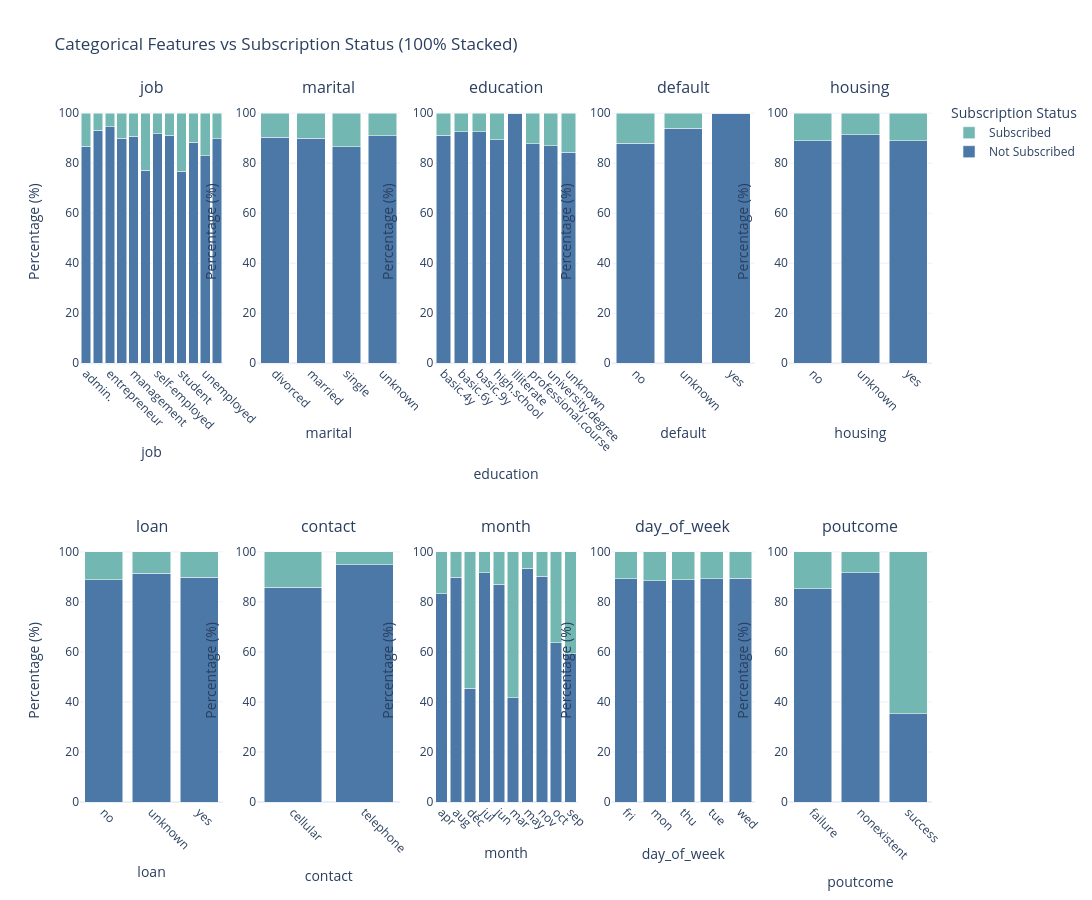

Notebook source saved alongside this figure:
### Markdown cell above
### 100% Stacked Bar Plots

### Code cell
df_plot = df.copy()

df_plot['target'] = df_plot['y'].apply(
    lambda x: 'Subscribed' if x == 'yes' else 'Not Subscribed'
)

categorical_features = [
    'job',
    'marital',
    'education',
    'default',
    'housing',
    'loan',
    'contact',
    'month',
    'day_of_week',
    'poutcome'
]

fig = make_subplots(
    rows=2,
    cols=5,
    subplot_titles=categorical_features
)

colors = {
    'Not Subscribed': '#4C78A8',
    'Subscribed': '#72B7B2'
}

positions = [
    (1,1), (1,2), (1,3), (1,4), (1,5),
    (2,1), (2,2), (2,3), (2,4), (2,5)
]

for feature, (r, c) in zip(categorical_features, positions):

    tmp = pd.crosstab(
        df_plot[feature],
        df_plot['target'],
        normalize='index'
    ) * 100

    for target in ['Not Subscribed', 'Subscribed']:

        if target in tmp.columns:
            fig.add_trace(
                go.Bar(
                    x=tmp.index.astype(str),
                    y=tmp[target],
                    name=target,
                    marker_color=colors[target],
                    showlegend=(feature == categorical_features[0])
                ),
                row=r,
                col=c
            )

    fig.update_xaxes(title_text=feature, row=r, col=c, tickangle=45)
    fig.update_yaxes(title_text="Percentage (%)", row=r, col=c)

fig.update_layout(
    title='Categorical Features vs Subscription Status (100% Stacked)',
    barmode='stack',
    template='plotly_white',
    height=900,
    width=1800,
    legend_title='Subscription Status'
)

fig.show()

### Figure 1 — Plotly figure (JSON) as saved in the notebook; plotly's stock layout.template omitted (floating-point values rounded to 4 significant figures)
{"data": [{"marker": {"color": "#4C78A8"}, "name": "Not Subscribed", "showlegend": true, "type": "bar", "x": ["admin.", "blue-collar", "entrepreneur", "housemaid", "management", "retired", "self-employed", "services", "student", "technician", "unemployed", "unknown"], "xaxis": "x", "y": [86.86, 93.1, 94.59, 90.0, 90.74, 77.11, 91.82, 91.09, 76.83, 88.42, 82.88, 89.74], "yaxis": "y"}, {"marker": {"color": "#72B7B2"}, "name": "Subscribed", "showlegend": true, "type": "bar", "x": ["admin.", "blue-collar", "entrepreneur", "housemaid", "management", "retired", "self-employed", "services", "student", "technician", "unemployed", "unknown"], "xaxis": "x", "y": [13.14, 6.9, 5.405, 10.0, 9.259, 22.89, 8.176, 8.906, 23.17, 11.58, 17.12, 10.26], "yaxis": "y"}, {"marker": {"color": "#4C78A8"}, "name": "Not Subscribed", "showlegend": false, "type": "bar", "x": ["divorced", "married", "single", "unknown"], "xaxis": "x2", "y": [90.36, 89.96, 86.56, 90.91], "yaxis": "y2"}, {"marker": {"color": "#72B7B2"}, "name": "Subscribed", "showlegend": false, "type": "bar", "x": ["divorced", "married", "single", "unknown"], "xaxis": "x2", "y": [9.641, 10.04, 13.44, 9.091], "yaxis": "y2"}, {"marker": {"color": "#4C78A8"}, "name": "Not Subscribed", "showlegend": false, "type": "bar", "x": ["basic.4y", "basic.6y", "basic.9y", "high.school", "illiterate", "professional.course", "university.degree", "unknown"], "xaxis": "x3", "y": [91.14, 92.54, 92.51, 89.47, 100.0, 87.85, 86.95, 84.43], "yaxis": "y3"}, {"marker": {"color": "#72B7B2"}, "name": "Subscribed", "showlegend": false, "type": "bar", "x": ["basic.4y", "basic.6y", "basic.9y", "high.school", "illiterate", "professional.course", "university.degree", "unknown"], "xaxis": "x3", "y": [8.858, 7.456, 7.491, 10.53, 0.0, 12.15, 13.05, 15.57], "yaxis": "y3"}, {"marker": {"color": "#4C78A8"}, "name": "Not Subscribed", "showlegend": false, "type": "bar", "x": ["no", "unknown", "yes"], "xaxis": "x4", "y": [87.87, 93.9, 100.0], "yaxis": "y4"}, {"marker": {"color": "#72B7B2"}, "name": "Subscribed", "showlegend": false, "type": "bar", "x": ["no", "unknown", "yes"], "xaxis": "x4", "y": [12.13, 6.102, 0.0], "yaxis": "y4"}, {"marker": {"color": "#4C78A8"}, "name": "Not Subscribed", "showlegend": false, "type": "bar", "x": ["no", "unknown", "yes"], "xaxis": "x5", "y": [89.02, 91.43, 88.97], "yaxis": "y5"}, {"marker": {"color": "#72B7B2"}, "name": "Subscribed", "showlegend": false, "type": "bar", "x": ["no", "unknown", "yes"], "xaxis": "x5", "y": [10.98, 8.571, 11.03], "yaxis": "y5"}, {"marker": {"color": "#4C78A8"}, "name": "Not Subscribed", "showlegend": false, "type": "bar", "x": ["no", "unknown", "yes"], "xaxis": "x6", "y": [88.83, 91.43, 89.77], "yaxis": "y6"}, {"marker": {"color": "#72B7B2"}, "name": "Subscribed", "showlegend": false, "type": "bar", "x": ["no", "unknown", "yes"], "xaxis": "x6", "y": [11.17, 8.571, 10.23], "yaxis": "y6"}, {"marker": {"color": "#4C78A8"}, "name": "Not Subscribed", "showlegend": false, "type": "bar", "x": ["cellular", "telephone"], "xaxis": "x7", "y": [85.86, 94.82], "yaxis": "y7"}, {"marker": {"color": "#72B7B2"}, "name": "Subscribed", "showlegend": false, "type": "bar", "x": ["cellular", "telephone"], "xaxis": "x7", "y": [14.14, 5.181], "yaxis": "y7"}, {"marker": {"color": "#4C78A8"}, "name": "Not Subscribed", "showlegend": false, "type": "bar", "x": ["apr", "aug", "dec", "jul", "jun", "mar", "may", "nov", "oct", "sep"], "xaxis": "x8", "y": [83.26, 89.94, 45.45, 91.7, 87.17, 41.67, 93.47, 90.36, 63.77, 59.38], "yaxis": "y8"}, {"marker": {"color": "#72B7B2"}, "name": "Subscribed", "showlegend": false, "type": "bar", "x": ["apr", "aug", "dec", "jul", "jun", "mar", "may", "nov", "oct", "sep"], "xaxis": "x8", "y": [16.74, 10.06, 54.55, 8.298, 12.83, 58.33, 6.531, 9.641, 36.23, 40.62], "yaxis": "y8"}, {"marker": {"color": "#4C78A8"}, "name": "Not Subscribed", "showlegend": false, "type": "bar", "x": ["fri", "mon", "thu", "tue", "wed"], "xaxis": "x9", "y": [89.19, 88.54, 88.84, 89.18, 89.56], "yaxis": "y9"}, {"marker": {"color": "#72B7B2"}, "name": "Subscribed", "showlegend": false, "type": "bar", "x": ["fri", "mon", "thu", "tue", "wed"], "xaxis": "x9", "y": [10.81, 11.46, 11.16, 10.82, 10.44], "yaxis": "y9"}, {"marker": {"color": "#4C78A8"}, "name": "Not Subscribed", "showlegend": false, "type": "bar", "x": ["failure", "nonexistent", "success"], "xaxis": "x10", "y": [85.24, 91.71, 35.21], "yaxis": "y10"}, {"marker": {"color": "#72B7B2"}, "name": "Subscribed", "showlegend": false, "type": "bar", "x": ["failure", "nonexistent", "success"], "xaxis": "x10", "y": [14.76, 8.288, 64.79], "yaxis": "y10"}], "layout": {"annotations": [{"font": {"size": 16}, "showarrow": false, "text": "job", "x": 0.084, "xanchor": "center", "xref": "paper", "y": 1, "yanchor": "bottom", "yref": "paper"}, {"font": {"size": 16}, "showarrow": false, "text": "marital", "x": 0.292, "xanchor": "center", "xref": "paper", "y": 1, "yanchor": "bottom", "yref": "paper"}, {"font": {"size": 16}, "showarrow": false, "text": "education", "x": 0.5, "xanchor": "center", "xref": "paper", "y": 1, "yanchor": "bottom", "yref": "paper"}, {"font": {"size": 16}, "showarrow": false, "text": "default", "x": 0.708, "xanchor": "center", "xref": "paper", "y": 1, "yanchor": "bottom", "yref": "paper"}, {"font": {"size": 16}, "showarrow": false, "text": "housing", "x": 0.916, "xanchor": "center", "xref": "paper", "y": 1, "yanchor": "bottom", "yref": "paper"}, {"font": {"size": 16}, "showarrow": false, "text": "loan", "x": 0.084, "xanchor": "center", "xref": "paper", "y": 0.375, "yanchor": "bottom", "yref": "paper"}, {"font": {"size": 16}, "showarrow": false, "text": "contact", "x": 0.292, "xanchor": "center", "xref": "paper", "y": 0.375, "yanchor": "bottom", "yref": "paper"}, {"font": {"size": 16}, "showarrow": false, "text": "month", "x": 0.5, "xanchor": "center", "xref": "paper", "y": 0.375, "yanchor": "bottom", "yref": "paper"}, {"font": {"size": 16}, "showarrow": false, "text": "day_of_week", "x": 0.708, "xanchor": "center", "xref": "paper", "y": 0.375, "yanchor": "bottom", "yref": "paper"}, {"font": {"size": 16}, "showarrow": false, "text": "poutcome", "x": 0.916, "xanchor": "center", "xref": "paper", "y": 0.375, "yanchor": "bottom", "yref": "paper"}], "barmode": "stack", "height": 900, "legend": {"title": {"text": "Subscription Status"}}, "title": {"text": "Categorical Features vs Subscription Status (100% Stacked)"}, "width": 1800, "xaxis": {"anchor": "y", "domain": [0, 0.168], "tickangle": 45, "title": {"text": "job"}}, "xaxis10": {"anchor": "y10", "domain": [0.832, 1], "tickangle": 45, "title": {"text": "poutcome"}}, "xaxis2": {"anchor": "y2", "domain": [0.208, 0.376], "tickangle": 45, "title": {"text": "marital"}}, "xaxis3": {"anchor": "y3", "domain": [0.416, 0.584], "tickangle": 45, "title": {"text": "education"}}, "xaxis4": {"anchor": "y4", "domain": [0.624, 0.792], "tickangle": 45, "title": {"text": "default"}}, "xaxis5": {"anchor": "y5", "domain": [0.832, 1], "tickangle": 45, "title": {"text": "housing"}}, "xaxis6": {"anchor": "y6", "domain": [0, 0.168], "tickangle": 45, "title": {"text": "loan"}}, "xaxis7": {"anchor": "y7", "domain": [0.208, 0.376], "tickangle": 45, "title": {"text": "contact"}}, "xaxis8": {"anchor": "y8", "domain": [0.416, 0.584], "tickangle": 45, "title": {"text": "month"}}, "xaxis9": {"anchor": "y9", "domain": [0.624, 0.792], "tickangle": 45, "title": {"text": "day_of_week"}}, "yaxis": {"anchor": "x", "domain": [0.625, 1], "title": {"text": "Percentage (%)"}}, "yaxis10": {"anchor": "x10", "domain": [0, 0.375], "title": {"text": "Percentage (%)"}}, "yaxis2": {"anchor": "x2", "domain": [0.625, 1], "title": {"text": "Percentage (%)"}}, "yaxis3": {"anchor": "x3", "domain": [0.625, 1], "title": {"text": "Percentage (%)"}}, "yaxis4": {"anchor": "x4", "domain": [0.625, 1], "title": {"text": "Percentage (%)"}}, "yaxis5": {"anchor": "x5", "domain": [0.625, 1], "title": {"text": "Percentage (%)"}}, "yaxis6": {"anchor": "x6", "domain": [0, 0.375], "title": {"text": "Percentage (%)"}}, "yaxis7": {"anchor": "x7", "domain": [0, 0.375], "title": {"text": "Percentage (%)"}}, "yaxis8": {"anchor": "x8", "domain": [0, 0.375], "title": {"text": "Percentage (%)"}}, "yaxis9": {"anchor": "x9", "domain": [0, 0.375], "title": {"text": "Percentage (%)"}}}}
